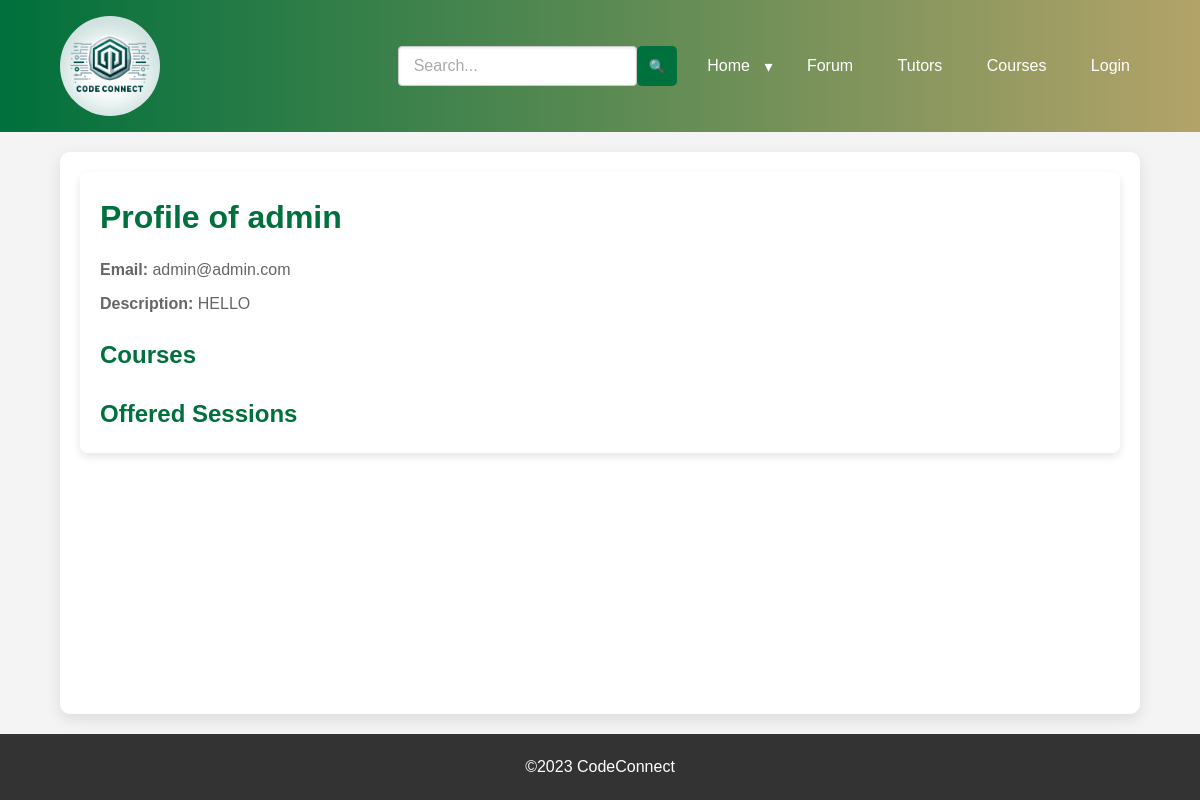
Page /tutoring/tutor_profile/1 on the earlier database version.
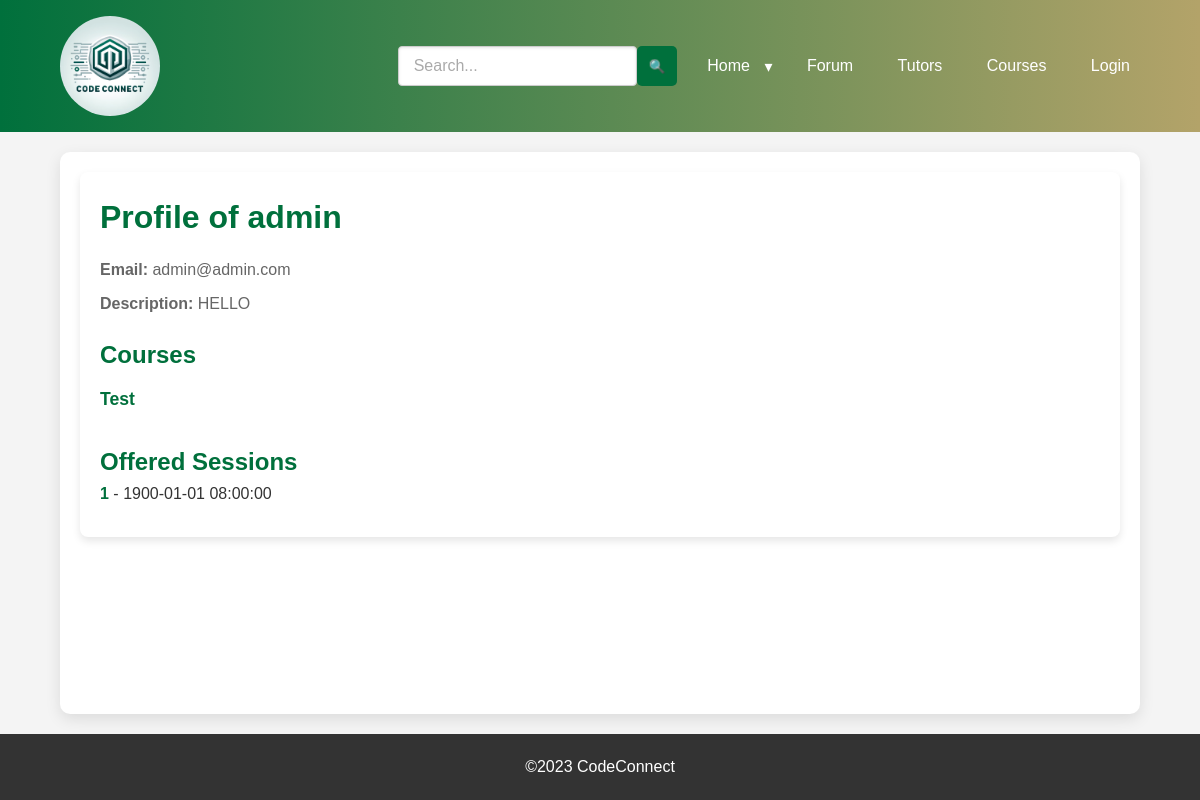
Same page on the later database version.
### app/models.py (models this page shows)
class Course(db.Model):
    id = db.Column(db.Integer, primary_key=True)
    name = db.Column(db.String(100))
    description = db.Column(db.Text)
    creator_id = db.Column(db.Integer, db.ForeignKey('user.id'))
    sessions = db.relationship('TutoringSession', back_populates='course', lazy='dynamic')
    tutors = db.relationship('User', secondary=tutors_courses, back_populates='courses')
    forums = db.relationship('Forum', secondary=courses_forums, back_populates='courses')

class TutoringSession(db.Model):
    id = db.Column(db.Integer, primary_key=True)
    subject = db.Column(db.String(100))
    session_time = db.Column(db.DateTime)
    location = db.Column(db.String(120))
    tutor_id = db.Column(db.Integer, db.ForeignKey('user.id'))
    course_id = db.Column(db.Integer, db.ForeignKey('course.id'))
    enrollments = db.relationship('Enrollment', back_populates='session', lazy='dynamic')
    tutor = db.relationship('User', back_populates='sessions')
    course = db.relationship('Course', back_populates='sessions')

### app/tutoring/routes.py (the view)
@tutoring.route('/tutor_profile/<int:tutor_id>')
def tutor_profile(tutor_id):
    tutor = User.query.get_or_404(tutor_id)
    sessions = TutoringSession.query.filter_by(tutor_id=tutor_id).all()
    return render_template('tutoring/tutor_profile.html', tutor=tutor, sessions=sessions)

### app/tutoring/templates/tutoring/tutor_profile.html (shortened to what this page needs)
{% extends 'base.html' %}
{% block content %}
<main class="container">
    <div class="tutor-profile-container">
        <h1 class="tutor-profile-title">Profile of {{ tutor.username }}</h1>
        <div class="tutor-details">
            <p><strong>Email:</strong> {{ tutor.email }}</p>
            <p><strong>Description:</strong> {{ tutor.description or 'No description provided.' }}</p>
        </div>
        <h2 class="courses-title">Courses</h2>
        <ul class="course-list">
            {% for course in tutor.courses %}
                <li class="course-item">
                    <a href="{{ url_for('courses.course_detail', course_id=course.id) }}">{{ course.name }}</a>
                </li>
            {% endfor %}
        </ul>
        <h2 class="offered-sessions-title">Offered Sessions</h2>
        <ul class="session-list">
            {% for session in sessions %}
                <li class="session-item">
                    <a href="{{ url_for('tutoring.tutor_session', session_id=session.id) }}">{{ session.subject }}</a> - {{ session.session_time }}
                </li>
            {% endfor %}
        </ul>
    </div>
</main>
{% endblock %}

Differences in the rows shown:
added Course: name "Test"
added TutoringSession: subject "1", session_time "1900-01-01 08:00:00"
